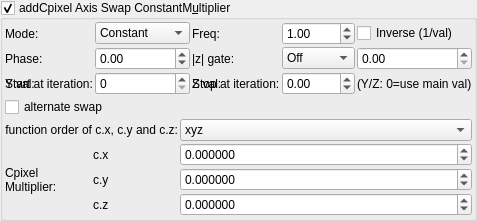
    <widget class="MyGroupBox" name="groupCheck_transf_addCpixel_enabled_false">
     <property name="toolTip">
      <string>&lt;html&gt;&lt;head/&gt;&lt;body&gt;&lt;p&gt;Cpixel is CVector3 c = ( c.x, c.y, c.z). It is each original point (pixel) in 3D space where the iteration starts from, ( c = original z for each point .) It is commonly found in formula structures z = f(z) + c.&lt;/p&gt;&lt;p&gt;The Cpixel multiplier effectively scales this point &amp;quot;c&amp;quot;.&lt;/p&gt;&lt;p&gt;This transform allows the swapping of the order of the &amp;quot;CVector3 c&amp;quot; components before being multiplied by &amp;quot;CVector3 z&amp;quot; components.&lt;/p&gt;&lt;/body&gt;&lt;/html&gt;</string>
     </property>
     <property name="title">
      <string>addCpixel Axis Swap ConstantM&amp;ultiplier</string>
     </property>
     <property name="checkable">
      <bool>true</bool>
     </property>
     <layout class="QVBoxLayout" name="verticalLayout_50">
      <property name="spacing">
       <number>2</number>
      </property>
      <property name="leftMargin">
       <number>2</number>
      </property>
      <property name="topMargin">
       <number>2</number>
      </property>
      <property name="rightMargin">
       <number>2</number>
      </property>
      <property name="bottomMargin">
       <number>2</number>
      </property>
      <item>
       <layout class="QGridLayout" name="gridLayout_81">
        <property name="spacing">
         <number>2</number>
        </property>
        <item row="3" column="3">
         <widget class="MySpinBox" name="spinboxInt_transf_stop_iterations_E">
          <property name="sizePolicy">
           <sizepolicy hsizetype="Preferred" vsizetype="Maximum">
            <horstretch>0</horstretch>
            <verstretch>0</verstretch>
           </sizepolicy>
          </property>
          <property name="maximum">
           <number>999</number>
          </property>
         </widget>
        </item>
      <item row="1" column="0">
       <widget class="QLabel"><property name="text"><string>Mode:</string></property></widget>
      </item>
      <item row="1" column="1">
       <widget class="MyComboBox" name="comboBox_transf_multiplier_value_mode_4">
        <item><property name="text"><string notr="true">Constant</string></property></item>
        <item><property name="text"><string notr="true">Sine</string></property></item>
        <item><property name="text"><string notr="true">Ramp</string></property></item>
        <item><property name="text"><string notr="true">Exponential</string></property></item>
        <item><property name="text"><string notr="true">Triangle</string></property></item>
        <item><property name="text"><string notr="true">Square</string></property></item>
        <item><property name="text"><string notr="true">Smoothstep</string></property></item>
       </widget>
      </item>
      <item row="1" column="2">
       <widget class="QLabel"><property name="text"><string>Freq:</string></property></widget>
      </item>
      <item row="1" column="3">
       <widget class="MyDoubleSpinBox" name="spinbox_transf_multiplier_frequency_4">
        <property name="minimum"><double>0.01</double></property><property name="maximum"><double>100.0</double></property>
        <property name="singleStep"><double>0.1</double></property><property name="value"><double>1.0</double></property>
       </widget>
      </item>
      <item row="1" column="4" colspan="2">
       <widget class="MyCheckBox" name="checkBox_transf_multiplier_inverse_4">
        <property name="text"><string>Inverse (1/val)</string></property>
       </widget>
      </item>
      <item row="2" column="0">
       <widget class="QLabel"><property name="text"><string>Phase:</string></property></widget>
      </item>
      <item row="2" column="1">
       <widget class="MyDoubleSpinBox" name="spinbox_transf_multiplier_phase_4">
        <property name="minimum"><double>-10.0</double></property><property name="maximum"><double>10.0</double></property>
        <property name="singleStep"><double>0.1</double></property><property name="value"><double>0.0</double></property>
       </widget>
      </item>
      <item row="2" column="2">
       <widget class="QLabel"><property name="text"><string>|z| gate:</string></property></widget>
      </item>
      <item row="2" column="3">
       <widget class="MyComboBox" name="comboBox_transf_multiplier_threshold_mode_4">
        <item><property name="text"><string notr="true">Off</string></property></item>
        <item><property name="text"><string notr="true">&gt; thresh</string></property></item>
        <item><property name="text"><string notr="true">&lt; thresh</string></property></item>
       </widget>
      </item>
      <item row="2" column="4" colspan="2">
       <widget class="MyDoubleSpinBox" name="spinbox_transf_multiplier_threshold_4">
        <property name="minimum"><double>0.0</double></property><property name="maximum"><double>1000.0</double></property>
        <property name="singleStep"><double>0.1</double></property><property name="value"><double>0.0</double></property>
       </widget>
      </item>
      <item row="3" column="0">
       <widget class="QLabel"><property name="text"><string>Y val:</string></property></widget>
      </item>
      <item row="3" column="1">
       <widget class="MyDoubleSpinBox" name="spinbox_transf_multiplier_scale_y_4">
        <property name="minimum"><double>-100.0</double></property><property name="maximum"><double>100.0</double></property>
        <property name="singleStep"><double>0.01</double></property><property name="value"><double>0.0</double></property>
       </widget>
      </item>
      <item row="3" column="2">
       <widget class="QLabel"><property name="text"><string>Z val:</string></property></widget>
      </item>
      <item row="3" column="3">
       <widget class="MyDoubleSpinBox" name="spinbox_transf_multiplier_scale_z_4">
        <property name="minimum"><double>-100.0</double></property><property name="maximum"><double>100.0</double></property>
        <property name="singleStep"><double>0.01</double></property><property name="value"><double>0.0</double></property>
       </widget>
      </item>
      <item row="3" column="4" colspan="2">
       <widget class="QLabel"><property name="text"><string notr="true">(Y/Z: 0=use main val)</string></property></widget>
      </item>
        <item row="3" column="2">
         <widget class="QLabel" name="label_52">
          <property name="text">
           <string>Stop at iteration:</string>
          </property>
         </widget>
        </item>
        <item row="3" column="1">
         <widget class="MySpinBox" name="spinboxInt_transf_start_iterations_E">
          <property name="sizePolicy">
           <sizepolicy hsizetype="Minimum" vsizetype="Maximum">
            <horstretch>0</horstretch>
            <verstretch>0</verstretch>
           </sizepolicy>
          </property>
          <property name="minimum">
           <number>0</number>
          </property>
          <property name="maximum">
           <number>999</number>
          </property>
          <property name="value">
           <number>0</number>
          </property>
         </widget>
        </item>
        <item row="3" column="0">
         <widget class="QLabel" name="label_72">
          <property name="text">
           <string>Start at iteration:</string>
          </property>
         </widget>
        </item>
       </layout>
      </item>
      <item>
       <layout class="QGridLayout" name="gridLayout_24" columnstretch="0,0,0,1">
        <property name="spacing">
         <number>2</number>
        </property>
        <item row="0" column="0" colspan="2">
         <widget class="MyCheckBox" name="checkBox_transf_alternate_enabled_false">
          <property name="text">
           <string>alternate swap</string>
          </property>
         </widget>
        </item>
        <item row="3" column="3">
         <widget class="MyDoubleSpinBox" name="spinbox3_transf_constant_multiplier_111_y">
          <property name="sizePolicy">
           <sizepolicy hsizetype="Minimum" vsizetype="Maximum">
            <horstretch>0</horstretch>
            <verstretch>0</verstretch>
           </sizepolicy>
          </property>
          <property name="prefix">
           <string/>
          </property>
          <property name="suffix">
           <string/>
          </property>
          <property name="decimals">
           <number>6</number>
          </property>
          <property name="minimum">
           <double>-99.989999999999995</double>
          </property>
          <property name="maximum">
           <double>99.989999999999995</double>
          </property>
          <property name="singleStep">
           <double>0.100000000000000</double>
          </property>
         </widget>
        </item>
        <item row="2" column="3">
         <widget class="MyDoubleSpinBox" name="spinbox3_transf_constant_multiplier_111_x">
          <property name="sizePolicy">
           <sizepolicy hsizetype="Minimum" vsizetype="Maximum">
            <horstretch>0</horstretch>
            <verstretch>0</verstretch>
           </sizepolicy>
          </property>
          <property name="prefix">
           <string/>
          </property>
          <property name="suffix">
           <string/>
          </property>
          <property name="decimals">
           <number>6</number>
          </property>
          <property name="minimum">
           <double>-99.989999999999995</double>
          </property>
          <property name="maximum">
           <double>99.989999999999995</double>
          </property>
          <property name="singleStep">
           <double>0.100000000000000</double>
          </property>
         </widget>
        </item>
        <item row="2" column="1">
         <widget class="QLabel" name="label_116">
          <property name="text">
           <string notr="true">c.x</string>
          </property>
         </widget>
        </item>
        <item row="3" column="1">
         <widget class="QLabel" name="label_114">
          <property name="text">
           <string notr="true">c.y</string>
          </property>
         </widget>
        </item>
        <item row="4" column="1">
         <widget class="QLabel" name="label_115">
          <property name="text">
           <string notr="true">c.z</string>
          </property>
         </widget>
        </item>
        <item row="4" column="3">
         <widget class="MyDoubleSpinBox" name="spinbox3_transf_constant_multiplier_111_z">
          <property name="sizePolicy">
           <sizepolicy hsizetype="Minimum" vsizetype="Maximum">
            <horstretch>0</horstretch>
            <verstretch>0</verstretch>
           </sizepolicy>
          </property>
          <property name="prefix">
           <string/>
          </property>
          <property name="suffix">
           <string/>
          </property>
          <property name="decimals">
           <number>6</number>
          </property>
          <property name="minimum">
           <double>-99.989999999999995</double>
          </property>
          <property name="maximum">
           <double>99.989999999999995</double>
          </property>
          <property name="singleStep">
           <double>0.100000000000000</double>
          </property>
         </widget>
        </item>
        <item row="2" column="0" rowspan="3">
         <widget class="QLabel" name="label_108">
          <property name="text">
           <string>Cpixel
Multiplier:</string>
          </property>
         </widget>
        </item>
        <item row="1" column="3">
         <widget class="MyComboBox" name="comboBox_mandelbulbMulti_order_of_xyz">
          <item>
           <property name="text">
            <string notr="true">xyz</string>
           </property>
          </item>
          <item>
           <property name="text">
            <string notr="true">xzy</string>
           </property>
          </item>
          <item>
           <property name="text">
            <string notr="true">yxz</string>
           </property>
          </item>
          <item>
           <property name="text">
            <string notr="true">yzx</string>
           </property>
          </item>
          <item>
           <property name="text">
            <string notr="true">zxy</string>
           </property>
          </item>
          <item>
           <property name="text">
            <string notr="true">zyx</string>
           </property>
          </item>
         </widget>
        </item>
        <item row="1" column="0" colspan="2">
         <widget class="QLabel" name="label_2">
          <property name="text">
           <string>function order of c.x, c.y and c.z:</string>
          </property>
          <property name="alignment">
           <set>Qt::AlignRight|Qt::AlignTrailing|Qt::AlignVCenter</set>
          </property>
         </widget>
        </item>
       </layout>
      </item>
     </layout>
    </widget>
